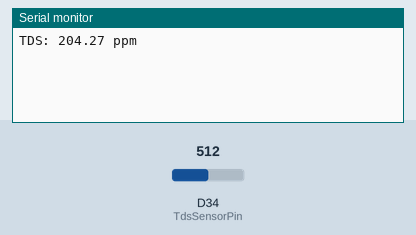
The sketch below on a simulated Arduino Due. Shown: the last lines printed to the serial monitor. Inputs (shaded band) come from the test bench; at power-on: D34 (TdsSensorPin) = 512 (analog values on the 0–1023 scale).

Above: at 1.2 s.
1.3 s: D34 (TdsSensorPin) set to 716
At 2.4 s:
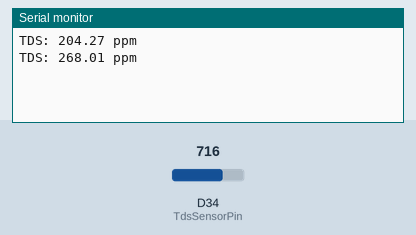
2.8 s: D34 (TdsSensorPin) set to 900
At 4.8 s:
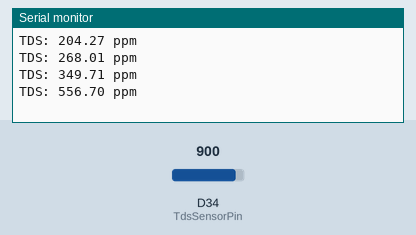
Timing chart, 0 to 6.3 s (numbered marks = the images above; inputs shaded):
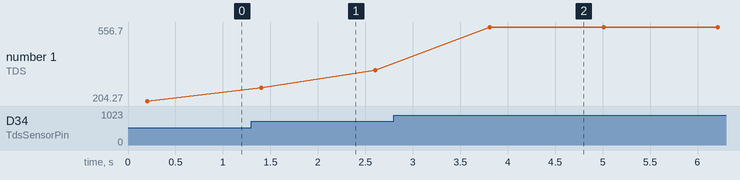

The sketch:

senosrtds.ino
```cpp
#define TdsSensorPin 34
#define VREF 3.3

float factorCalibracion = 0.31;
float temperatura = 25.0; // ajusta según medición

int leerPromedio(int pin, int muestras = 20) {
  long suma = 0;
  for (int i = 0; i < muestras; i++) {
    suma += analogRead(pin);
    delay(10);
  }
  return suma / muestras;
}

void setup() {
  Serial.begin(115200);
  analogReadResolution(12);
}

void loop() {
  int lectura = leerPromedio(TdsSensorPin);
  float voltaje = lectura * (VREF / 4095.0);

  float compensacion = 1.0 + 0.02 * (temperatura - 25.0);
  float voltajeCompensado = voltaje / compensacion;

  float tds = (133.42 * pow(voltajeCompensado, 3)
              - 255.86 * pow(voltajeCompensado, 2)
              + 857.39 * voltajeCompensado) * 0.5;

  tds = tds * factorCalibracion;

  Serial.print("TDS: ");
  Serial.print(tds);
  Serial.println(" ppm");

  delay(1000);
}
```

Measured:
- after the input at 1.3 s, the serial monitor: prints a new line after 0.10 s (image 1)
- after the input at 2.8 s, the serial monitor: prints a new line after 1.0 s (image 2)
- plotted number 1: 204.27 → 349.71 after the input at 1.3 s, 349.71 → 556.7 after the input at 2.8 s
